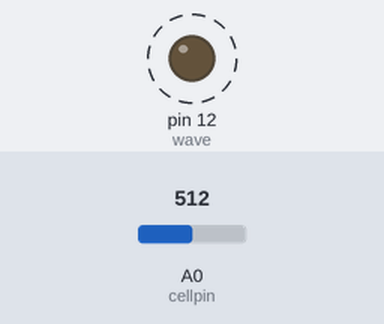
A sketch run on a simulated Arduino Uno, built with avr-gcc and run on an emulated ATmega328P. Parts: output pins drawn as LEDs (lit = HIGH). Dashed ring = blinking. The test bench sets the inputs (shaded band); at power-on: A0 (cellpin) = 512. What the sketch prints to the serial monitor is not drawn.

Above: at 0.5 s.
Timing chart, 0 to 4.6 s (numbered marks = the images above):
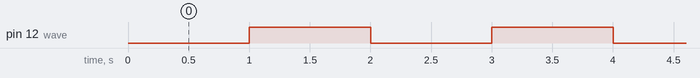

Measured:
- by itself, pin 12 (wave): alternates HIGH for 1.0 s and LOW for 1.0 s

The sketch:

function_generator_test.ino
```cpp
#define cellpin A0
const float mvc=4.88/1000;
float counts=0;
float mv=0;
int wave=12;
float waves=0;
void setup() {
  // put your setup code here, to run once:
  Serial.begin(9600);
  pinMode(wave, OUTPUT);
}

void loop() {
  // put your main code here, to run repeatedly:
  digitalWrite(wave, LOW);
  //Serial.println(digitalRead(wave));
  counts=analogRead(cellpin);
  mv=counts*mvc;
  Serial.println(mv);
  delay(1000);
  digitalWrite(wave, HIGH);
  //Serial.println(digitalRead(wave));
  counts=analogRead(cellpin);
  mv=counts*mvc;
  Serial.println(mv);
  delay(1000);


  }
```
